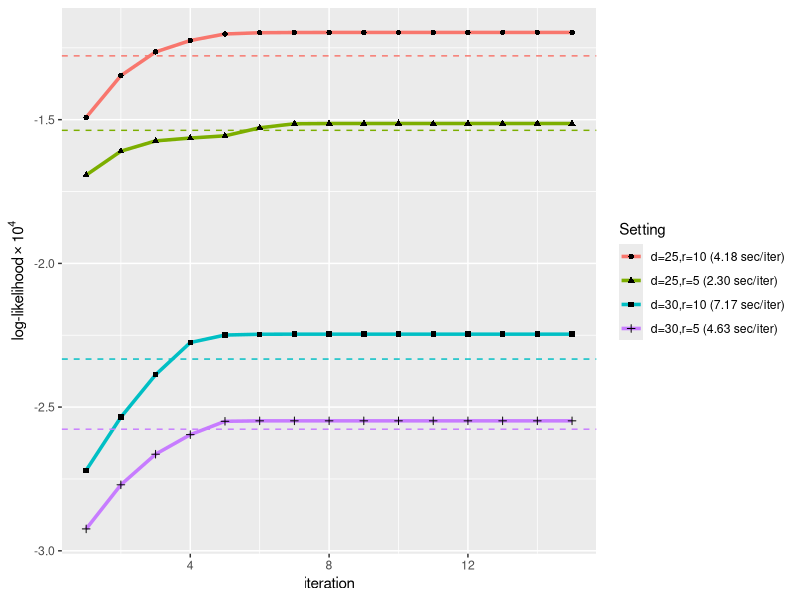

Generate this figure with R:
### Figure: cost function vs. iteration ##
library(ggplot2)
dlist=c(25,30)
rlist=c(5,10)

################ plot ############
Output=read.table("Figure1.txt",header=T)
cost=c(unlist(Output[,5:19]))
iteration=rep(1:15,rep(4,15))
Setting=rep(c(sprintf("d=25,r=5 (%.2f sec/iter)",Output[1,1]),sprintf("d=25,r=10 (%.2f sec/iter)",Output[2,1]),sprintf("d=30,r=5 (%.2f sec/iter)",Output[3,1]),sprintf("d=30,r=10 (%.2f sec/iter)",Output[4,1])),15)
data=data.frame(cost=cost,Setting=Setting,iteration=iteration)
####
p=ggplot(data=data,aes(x=iteration,y=cost/(10^4)))+geom_line(aes(color=Setting),size=1.2)+geom_point(aes(shape=Setting))+ labs(x='iteration', y=expression("log-likelihood"%*%10^4))

g <- ggplot_build(p)
col=unique(g$data[[1]]$colour)[c(2,1,4,3)] ## match the line color to curve
for(r in 1:4){
    p=p+geom_hline(yintercept=Output[r,4]/(10^4),lty=2,col=col[r])
}
pdf("algorithm.pdf",width=6,height=2.8)
p
dev.off()
